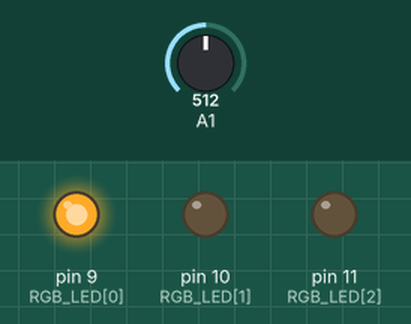
Bench run of a sketch on a simulated Arduino Uno, built with avr-gcc and run on an emulated ATmega328P. Shown: output pins drawn as LEDs (lit = HIGH). The test bench sets the inputs (shaded band); at power-on: A1 = 512. What the sketch prints to the serial monitor is not drawn.

Above: at 1.2 s.
1.3 s: A1 set to 66
4.3 s: A1 set to 56
At 5.2 s:
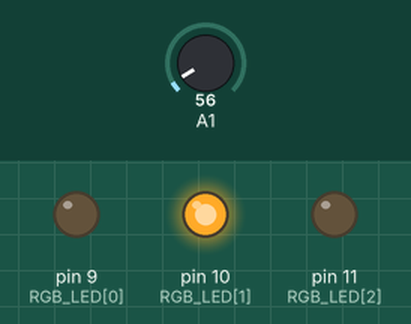
5.8 s: A1 set to 0
At 6.5 s:
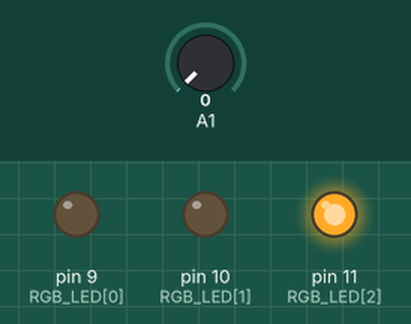
7.3 s: A1 set to 306
At 7.6 s:
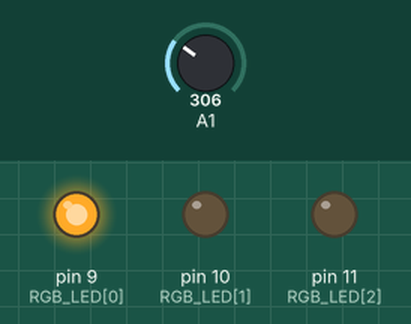
Timing chart, 0 to 10.3 s (numbered marks = the images above; inputs shaded):
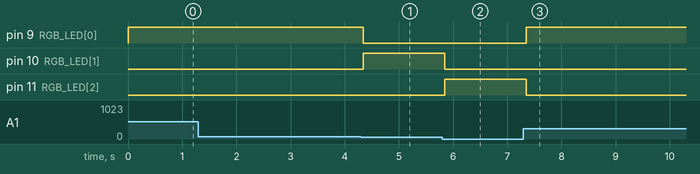

Measured:
- the behaviour switches between 60 and 59 on A1 (found by bisection; images 0 and 1)
- after the input at 1.3 s, every drawn part: stays the same
- after the input at 4.3 s, pin 9 (RGB_LED[0]): HIGH → LOW at once; pin 10 (RGB_LED[1]): LOW → HIGH at once
- after the input at 5.8 s, pin 10 (RGB_LED[1]): HIGH → LOW after 0.05 s; pin 11 (RGB_LED[2]): LOW → HIGH after 0.05 s
- after the input at 7.3 s, pin 9 (RGB_LED[0]): LOW → HIGH after 0.05 s; pin 11 (RGB_LED[2]): HIGH → LOW after 0.05 s

The sketch:

8-1_practice.ino
```cpp
int RGB_LED[] = { 9, 10, 11 };
int LOWER = 27;
int UPPER = 29;

void setup() {
  Serial.begin(9600);
  for (int i = 0; i < 3; i++)
    pinMode(RGB_LED[i], OUTPUT);
}

void loop() {
  int reading = analogRead(A1);
  float voltage = reading * 5.0 / 1024.0;
  Serial.print(voltage);
  Serial.print(" V : ");
  float temperatureC = voltage * 100;
  Serial.print(temperatureC);
  Serial.print(" C. ");
  float temperatureF = (temperatureC * 9.0 / 5.0) + 32.0;
  Serial.print(temperatureF);
  Serial.print(" F.");
  if (temperatureC < LOWER) {
    Serial.println("파란색 켬");
    digitalWrite(RGB_LED[0], LOW);
    digitalWrite(RGB_LED[1], LOW);
    digitalWrite(RGB_LED[2], HIGH);
  }
  else if (temperatureC > UPPER) {
    Serial.println("빨간색 켬");
    digitalWrite(RGB_LED[0], HIGH);
    digitalWrite(RGB_LED[1], LOW);
    digitalWrite(RGB_LED[2], LOW);
  }
  else {
    Serial.println("녹색 켬");
    digitalWrite(RGB_LED[0], LOW);
    digitalWrite(RGB_LED[1], HIGH);
    digitalWrite(RGB_LED[2], LOW);
  }
}
```
